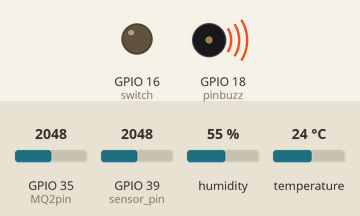
The sketch below on a simulated ESP32. Shown: output pins drawn as LEDs (lit = HIGH), buzzer (waves = sounding, pin HIGH). The test bench sets the inputs (shaded band); at power-on: GPIO 39 (sensor_pin) = 2048, GPIO 35 (MQ2pin) = 2048, humidity 55 %, temperature 24 °C. WiFi joins after 1.5 s; servers stay silent unless stated; what the sketch prints to the serial monitor is not drawn.

Above: at 2.7 s.
2.8 s: GPIO 39 (sensor_pin) set to 2386
9.9 s: GPIO 39 (sensor_pin) set to 2501
At 13.8 s:
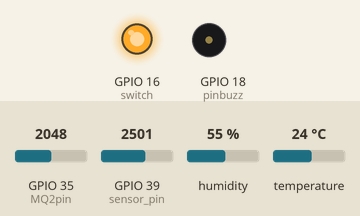
21.9 s: GPIO 35 (MQ2pin) set to 1960
At 26.3 s:
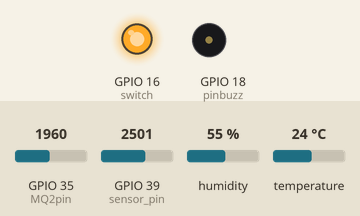
29.0 s: GPIO 35 (MQ2pin) set to 2049
At 30.1 s:
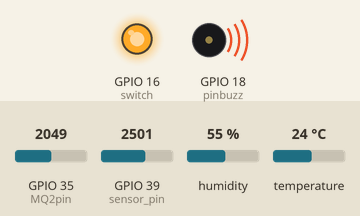
43.0 s: GPIO 35 (MQ2pin) set to 1228
At 47.3 s:
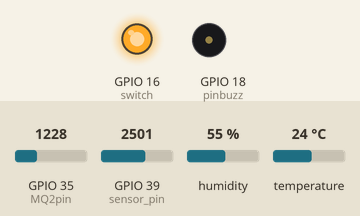
50.1 s: GPIO 35 (MQ2pin) set to 2040
At 51.1 s:
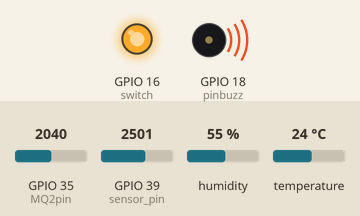
Timing chart, 0 to 64.6 s (numbered marks = the images above; inputs shaded):
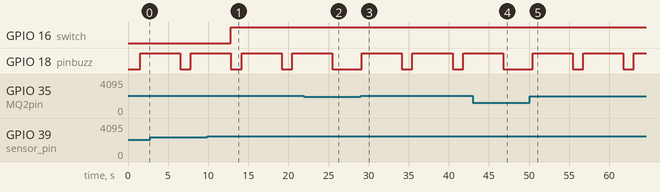

The sketch:

arjunCode.ino
```cpp
#include <Arduino.h>
#if defined(ESP32)
  #include <WiFi.h>
#elif defined(ESP8266)
  #include <ESP8266WiFi.h>
#endif
#include<Firebase_ESP_Client.h>
#include "DHT.h"

#include "addons/TokenHelper.h"
#include "addons/RTDBHelper.h"
#include <HTTPClient.h>
#include <ThingSpeak.h>

const char* ssid = "Arjun";
const char* password = "11111111";
unsigned long Channel_ID=2112679;
const char* Channel_API_KEY="D47UMEB2S9JCVOOJ";
FirebaseData fbdo;
FirebaseAuth auth;
FirebaseConfig config;

unsigned long sendDataPrevMillis = 0;
int count = 0;
bool signupOK = false;
#define DHT11PIN 17
#define switch 16

#define pinbuzz 18
// Domain Name with full URL Path for HTTP POST Request
// Service API Key

// THE DEFAULT TIMER IS SET TO 10 SECONDS FOR TESTING PURPOSES
// For a final application, check the API call limits per hour/minute to avoid getting blocked/banned
unsigned long lastTime = 0;
// Set timer to 10 minutes (600000)
//unsigned long timerDelay = 600000;
// Timer set to 10 seconds (10000)
unsigned long timerDelay = 10000;
WiFiClient client;
DHT dht(DHT11PIN, DHT11);
int _moisture,sensor_analog;
const int sensor_pin = A3;  /* Soil moisture sensor O/P pin */
const int gas = 0;
int MQ2pin = A7;
int flg=0;

void setup() {
  Serial.begin(115200);
  dht.begin();
  WiFi.begin(ssid, password);
  Serial.println("Connecting");
  while(WiFi.status() != WL_CONNECTED) {
    delay(500);
    Serial.print(".../");
  }
  Serial.println("");
  Serial.print("Connected to WiFi network with IP Address: ");
  Serial.println(WiFi.localIP());

  Serial.println("Timer set to 10 seconds (timerDelay variable), it will take 10 seconds before publishing the first reading.");
  signupOK = true;
  // Random seed is a number used to initialize a pseudorandom number generator
  randomSeed(analogRead(33));
  ThingSpeak.begin(client);
  Serial.begin(115200);     /* Set the baudrate to 115200*/

    pinMode(switch , OUTPUT);
    pinMode(pinbuzz , OUTPUT);
}

void loop() {
  //Send an HTTP POST request every 10 seconds
  float sensorValue;
  sensorValue = analogRead(MQ2pin); // read analog input pin 0
    //Serial.print(sensorValue);

  if(sensorValue >= 2000){
    flg=1;
  }
  else flg=0;

  //Serial.println(flg);
  if(flg==1){
    Serial.println("SMOKE DETECTED");
    digitalWrite(pinbuzz,HIGH);

    delay(5000);
    digitalWrite((pinbuzz), LOW);
  }
  else
  {
    digitalWrite(pinbuzz, LOW);
  }
  sensor_analog = analogRead(sensor_pin);
  Serial.print("smoke level = ");
  Serial.println(sensorValue);
 _moisture = ( 100 - ( (sensor_analog/4095.00) * 100 ) );
  Serial.print("Moisture = ");
  Serial.print(_moisture);  /* Print Temperature on the serial window */
  Serial.println("%");
  Serial.println(sensor_analog);
  Serial.print("switch ");
  Serial.println(switch);
  // digitalWrite(pinbuzz,HIGH);
  // delay(5000);
  digitalWrite(pinbuzz, LOW);
  // delay(5000);

  if(_moisture<40) digitalWrite(switch, HIGH);
  else digitalWrite(switch, LOW);
  // Serial.println(switch);
  //delay(5000);


  // Serial.println(switch);
  //delay(5000);
  float humi = dht.readHumidity();
  float temp = dht.readTemperature();
  Serial.print("Temperature: ");
  Serial.print(temp);
  Serial.print("ºC ");
  Serial.print("Humidity: ");
  Serial.println(humi);

  if ((millis() - sendDataPrevMillis > 2000 || sendDataPrevMillis == 0)){
    // setTemperature(temp);
    // setHumidity(humi);
    // setMoisture(_moisture);
    ThingSpeak.setField(1,temp);
    ThingSpeak.setField(2,humi);
    ThingSpeak.setField(3,_moisture);
    ThingSpeak.writeFields(Channel_ID,Channel_API_KEY);
    sendDataPrevMillis = millis();
  }
  delay(1000);
  //counter++;


}
```

Measured:
- the behaviour switches between 2457 and 2458 on GPIO 39 (sensor_pin) (found by bisection; images 0 and 1)
- the behaviour switches between 1999 and 2000 on GPIO 35 (MQ2pin) (found by bisection; images 2 and 3)
- after the input at 9.9 s, GPIO 16 (switch): LOW → HIGH after 2.9 s
- after the input at 21.9 s, GPIO 18 (pinbuzz): goes on until 25.5 s, then stays LOW
- after the input at 29.0 s, GPIO 18 (pinbuzz): alternates HIGH for 5.0 s and LOW for 1.3 s, starting after 0.14 s
- after the input at 43.0 s, GPIO 18 (pinbuzz): goes on until 46.8 s, then stays LOW
- after the input at 50.1 s, GPIO 18 (pinbuzz): alternates HIGH for 5.0 s and LOW for 1.3 s, starting after 0.34 s
- by itself, GPIO 18 (pinbuzz): alternates HIGH for 5.0 s and LOW for 1.3 s
